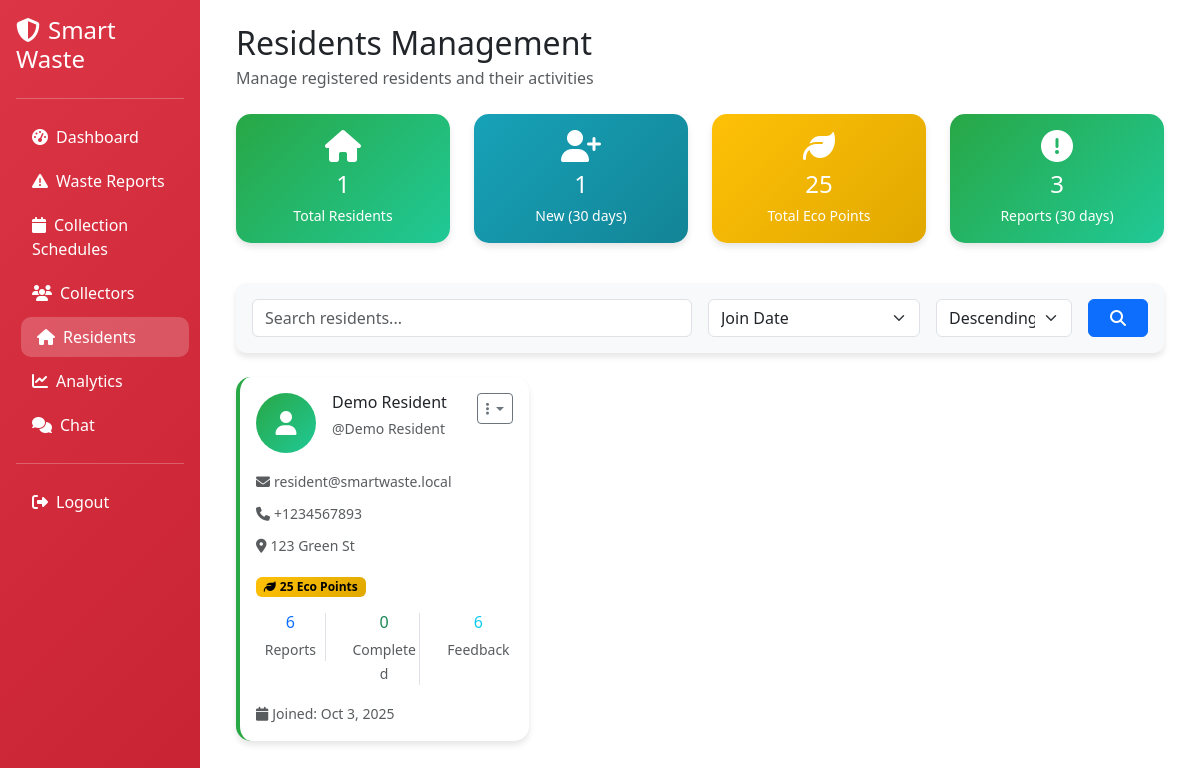
The app's page /dashboard/authority/residents.php (signed in) with its own data.
### tables this page shows
CREATE TABLE users (
    id INT UNSIGNED NOT NULL AUTO_INCREMENT,
    username VARCHAR(100) NOT NULL,
    first_name VARCHAR(100) NOT NULL,
    middle_name VARCHAR(100) NULL,
    last_name VARCHAR(100) NOT NULL,
    email VARCHAR(190) NOT NULL,
    password VARCHAR(255) NOT NULL,
    role VARCHAR(20) NOT NULL DEFAULT 'resident',  
    address VARCHAR(255) NOT NULL,
    phone VARCHAR(20) NULL,
    profile_image VARCHAR(255) NULL,
    eco_points INT DEFAULT 0,
    email_verified_at DATETIME NULL,
    created_at TIMESTAMP NOT NULL DEFAULT CURRENT_TIMESTAMP,
    updated_at TIMESTAMP NOT NULL DEFAULT CURRENT_TIMESTAMP ON UPDATE CURRENT_TIMESTAMP,
    PRIMARY KEY (id),
    UNIQUE KEY uq_users_email (email),
    UNIQUE KEY uq_users_username (username)
);

### config/config.php (called while the page is built, shortened)
<?php
function e(string $value): string {
	return htmlspecialchars($value, ENT_QUOTES, 'UTF-8');
}
function format_ph_date($date_string, $format = 'M j, Y g:i A'): string {
	$date = new DateTime($date_string);
	$date->setTimezone(new DateTimeZone('Asia/Manila'));
	return $date->format($format);
}
?>

### dashboard/authority/residents.php (the view, shortened to what this page needs)
<?php
require_once '../../config/config.php';
$page = $_GET['page'] ?? 1;
$limit = 15;
$offset = ($page - 1) * $limit;
$search = $_GET['search'] ?? '';
$sort_by = $_GET['sort'] ?? 'created_at';
$sort_order = $_GET['order'] ?? 'desc';
$where_conditions = ["role = 'resident'"];
$params = [];
$param_types = "";
$where_clause = implode(" AND ", $where_conditions);
$allowed_sorts = ['first_name', 'last_name', 'email', 'eco_points', 'created_at'];
$sort_by = in_array($sort_by, $allowed_sorts) ? $sort_by : 'created_at';
$sort_order = strtolower($sort_order) === 'asc' ? 'ASC' : 'DESC';
$sql = "
    SELECT u.*,
           COUNT(wr.id) as total_reports,
           COUNT(CASE WHEN wr.status = 'completed' THEN 1 END) as completed_reports,
           COUNT(f.id) as total_feedback
    FROM users u
    LEFT JOIN waste_reports wr ON u.id = wr.user_id
    LEFT JOIN feedback f ON u.id = f.user_id
    WHERE {$where_clause}
    GROUP BY u.id
    ORDER BY u.{$sort_by} {$sort_order}
    LIMIT ? OFFSET ?
";
$params[] = $limit;
$params[] = $offset;
$param_types .= "ii";
$stmt = $conn->prepare($sql);
$stmt->bind_param($param_types, ...$params);
$stmt->execute();
$residents = $stmt->get_result();
$stmt = $conn->prepare("SELECT COUNT(*) as total_residents FROM users WHERE role = 'resident'");
$stmt->execute();
$total_residents_count = $stmt->get_result()->fetch_assoc()['total_residents'];
$stmt = $conn->prepare("
    SELECT COUNT(*) as active_residents
    FROM users
    WHERE role = 'resident' AND DATE(created_at) >= DATE_SUB(CURDATE(), INTERVAL 30 DAY)
");
$stmt->execute();
$active_residents = $stmt->get_result()->fetch_assoc()['active_residents'];
$stmt = $conn->prepare("
    SELECT SUM(eco_points) as total_points
    FROM users
    WHERE role = 'resident'
");
$stmt->execute();
$total_points = $stmt->get_result()->fetch_assoc()['total_points'] ?? 0;
$stmt = $conn->prepare("
    SELECT COUNT(*) as total_reports
    FROM waste_reports wr
    JOIN users u ON wr.user_id = u.id
    WHERE u.role = 'resident' AND DATE(wr.created_at) >= DATE_SUB(CURDATE(), INTERVAL 30 DAY)
");
$stmt->execute();
$total_reports = $stmt->get_result()->fetch_assoc()['total_reports'];
?>
<!DOCTYPE html>
<html lang="en">
<head>
    <link href="https://cdn.jsdelivr.net/npm/bootstrap@5.3.0/dist/css/bootstrap.min.css" rel="stylesheet">
    <link rel="stylesheet" href="https://cdnjs.cloudflare.com/ajax/libs/font-awesome/6.4.0/css/all.min.css">
    <link rel="stylesheet" href="../../assets/css/dashboard.css">
</head>
<body class="role-authority">
    <div class="container-fluid">
        <div class="row">
            <div class="col-md-3 col-lg-2 sidebar text-white p-0">
                <div class="p-3">
                    <h4 class="mb-4"><i class="fas fa-shield-alt me-2"></i><?php echo APP_NAME; ?></h4>
                    <hr class="bg-white">
                    <nav class="nav flex-column">
                        <a class="nav-link text-white" href="index.php">
                            <i class="fas fa-tachometer-alt me-2"></i>Dashboard
                        </a>
                        <a class="nav-link text-white" href="reports.php">
                            <i class="fas fa-exclamation-triangle me-2"></i>Waste Reports
                        </a>
                        <a class="nav-link text-white" href="schedules.php">
                            <i class="fas fa-calendar me-2"></i>Collection Schedules
                        </a>
                        <a class="nav-link text-white" href="collectors.php">
                            <i class="fas fa-users me-2"></i>Collectors
                        </a>
                        <a class="nav-link text-white active" href="residents.php">
                            <i class="fas fa-home me-2"></i>Residents
                        </a>
                        <a class="nav-link text-white" href="analytics.php">
                            <i class="fas fa-chart-line me-2"></i>Analytics
                        </a>
                        <a class="nav-link text-white" href="chat.php">
                            <i class="fas fa-comments me-2"></i>Chat
                        </a>
                        <hr class="bg-white">
                        <a class="nav-link text-white" href="../../logout.php">
                            <i class="fas fa-sign-out-alt me-2"></i>Logout
                        </a>
                    </nav>
                </div>
            </div>
            <div class="col-md-9 col-lg-10">
                <div class="p-4">
                    <div class="d-flex justify-content-between align-items-center mb-4">
                        <div>
                            <h2 class="mb-1">Residents Management</h2>
                            <p class="text-muted mb-0">Manage registered residents and their activities</p>
                        </div>
                    </div>
                    <div class="row mb-4">
                        <div class="col-md-3 mb-3">
                            <div class="card stat-card">
                                <div class="card-body text-center">
                                    <i class="fas fa-home fa-2x mb-2"></i>
                                    <h4 class="mb-1"><?php echo $total_residents_count; ?></h4>
                                    <small>Total Residents</small>
                                </div>
                            </div>
                        </div>
                        <div class="col-md-3 mb-3">
                            <div class="card stat-card info">
                                <div class="card-body text-center">
                                    <i class="fas fa-user-plus fa-2x mb-2"></i>
                                    <h4 class="mb-1"><?php echo $active_residents; ?></h4>
                                    <small>New (30 days)</small>
                                </div>
                            </div>
                        </div>
                        <div class="col-md-3 mb-3">
                            <div class="card stat-card warning">
                                <div class="card-body text-center">
                                    <i class="fas fa-leaf fa-2x mb-2"></i>
                                    <h4 class="mb-1"><?php echo number_format($total_points); ?></h4>
                                    <small>Total Eco Points</small>
                                </div>
                            </div>
                        </div>
                        <div class="col-md-3 mb-3">
                            <div class="card stat-card">
                                <div class="card-body text-center">
                                    <i class="fas fa-exclamation-circle fa-2x mb-2"></i>
                                    <h4 class="mb-1"><?php echo $total_reports; ?></h4>
                                    <small>Reports (30 days)</small>
                                </div>
                            </div>
                        </div>
                    </div>
                    <div class="card filter-card mb-4">
                        <div class="card-body">
                            <form method="GET" class="row g-3">
                                <div class="col-md-6">
                                    <input type="text" class="form-control" name="search" placeholder="Search residents..." value="<?php echo e($search); ?>">
                                </div>
                                <div class="col-md-3">
                                    <select class="form-select" name="sort">
                                        <option value="created_at" <?php echo $sort_by === 'created_at' ? 'selected' : ''; ?>>Join Date</option>
                                    </select>
                                </div>
                                <div class="col-md-2">
                                    <select class="form-select" name="order">
                                        <option value="desc" <?php echo $sort_order === 'DESC' ? 'selected' : ''; ?>>Descending</option>
                                    </select>
                                </div>
                                <div class="col-md-1">
                                    <button type="submit" class="btn btn-primary w-100">
                                        <i class="fas fa-search"></i>
                                    </button>
                                </div>
                            </form>
                        </div>
                    </div>
                    <div class="row">
                        <?php if ($residents->num_rows > 0): ?>
                            <?php while ($resident = $residents->fetch_assoc()): ?>
                                <div class="col-md-6 col-lg-4 mb-4">
                                    <div class="card resident-card">
                                        <div class="card-body">
                                            <div class="d-flex align-items-start mb-3">
                                                <div class="resident-avatar me-3">
                                                    <i class="fas fa-user"></i>
                                                </div>
                                                <div class="flex-grow-1">
                                                    <h6 class="mb-1"><?php echo e($resident['first_name'] . ' ' . $resident['last_name']); ?></h6>
                                                    <small class="text-muted">@<?php echo e($resident['username']); ?></small>
                                                </div>
                                                <div class="dropdown">
                                                    <button class="btn btn-sm btn-outline-secondary dropdown-toggle" type="button" data-bs-toggle="dropdown">
                                                        <i class="fas fa-ellipsis-v"></i>
                                                    </button>
                                                </div>
                                            </div>
                                            <div class="mb-2">
                                                <small class="text-muted">
                                                    <i class="fas fa-envelope me-1"></i><?php echo e($resident['email']); ?>
                                                </small>
                                            </div>
                                            <?php if ($resident['phone']): ?>
                                                <div class="mb-2">
                                                    <small class="text-muted">
                                                        <i class="fas fa-phone me-1"></i><?php echo e($resident['phone']); ?>
                                                    </small>
                                                </div>
                                            <?php endif; ?>
                                            <div class="mb-3">
                                                <small class="text-muted">
                                                    <i class="fas fa-map-marker-alt me-1"></i><?php echo e($resident['address']); ?>
                                                </small>
                                            </div>
                                            <div class="mb-3">
                                                <span class="badge points-badge">
                                                    <i class="fas fa-leaf me-1"></i><?php echo $resident['eco_points']; ?> Eco Points
                                                </span>
                                            </div>
                                            <div class="row text-center mb-3">
                                                <div class="col-4">
                                                    <div class="border-end">
                                                        <h6 class="mb-1 text-primary"><?php echo $resident['total_reports']; ?></h6>
                                                        <small class="text-muted">Reports</small>
                                                    </div>
                                                </div>
                                                <div class="col-4">
                                                    <div class="border-end">
                                                        <h6 class="mb-1 text-success"><?php echo $resident['completed_reports']; ?></h6>
                                                        <small class="text-muted">Completed</small>
                                                    </div>
                                                </div>
                                                <div class="col-4">
                                                    <h6 class="mb-1 text-info"><?php echo $resident['total_feedback']; ?></h6>
                                                    <small class="text-muted">Feedback</small>
                                                </div>
                                            </div>
                                            <div class="mt-3">
                                                <small class="text-muted">
                                                    <i class="fas fa-calendar me-1"></i>Joined: <?php echo format_ph_date($resident['created_at'], 'M j, Y'); ?>
                                                </small>
                                            </div>
                                        </div>
                                    </div>
                                </div>
                            <?php endwhile; ?>
                        <?php endif; ?>
                    </div>
                </div>
            </div>
        </div>
    </div>
</body>
</html>

### assets/css/dashboard.css (style rules this page uses)
.sidebar { min-height: 100vh; }
body.role-authority .sidebar { background: linear-gradient(135deg, #dc3545 0%, #c82333 100%); }
.card { border: none; border-radius: 12px; box-shadow: 0 4px 10px rgba(0,0,0,0.06); }
.nav-link { border-radius: 10px; margin: 2px 0; transition: all 0.2s ease; }

### dashboard/authority/residents.php (style rules this page uses)
.sidebar { min-height: 100vh; background: linear-gradient(135deg, #dc3545 0%, #c82333 100%); }
.card { border: none; border-radius: 15px; box-shadow: 0 4px 6px rgba(0, 0, 0, 0.1); }
.nav-link { border-radius: 10px; margin: 2px 0; transition: all 0.3s; }
.nav-link:hover, .nav-link.active { background-color: rgba(255, 255, 255, 0.2); transform: translateX(5px); }
.resident-card { border-left: 4px solid #28a745; transition: transform 0.2s; }
.filter-card { background: #f8f9fa; border-radius: 10px; }
.stat-card { background: linear-gradient(135deg, #28a745 0%, #20c997 100%); color: white; }
.stat-card.info { background: linear-gradient(135deg, #17a2b8 0%, #138496 100%); }
.stat-card.warning { background: linear-gradient(135deg, #ffc107 0%, #e0a800 100%); }
.resident-avatar { width: 60px; height: 60px; border-radius: 50%; background: linear-gradient(135deg, #28a745 0%, #20c997 100%); display: flex; align-items: center; justify-content: center; color: white; font-size: 1.5rem; }
.points-badge { background: linear-gradient(135deg, #ffc107 0%, #e0a800 100%); color: #000; font-weight: bold; }

### records on screen
users: first_name+last_name "Demo Resident", username "Demo Resident", email "resident@smartwaste.local", phone "+1234567893", address "123 Green St", eco_points "25", total_reports "6", completed_reports "0", total_feedback "6", created_at "Oct 3, 2025"

### other values on screen
APP_NAME "Smart Waste"
$total_residents_count "1"
$active_residents "1"
$total_points "25"
$total_reports "3"
